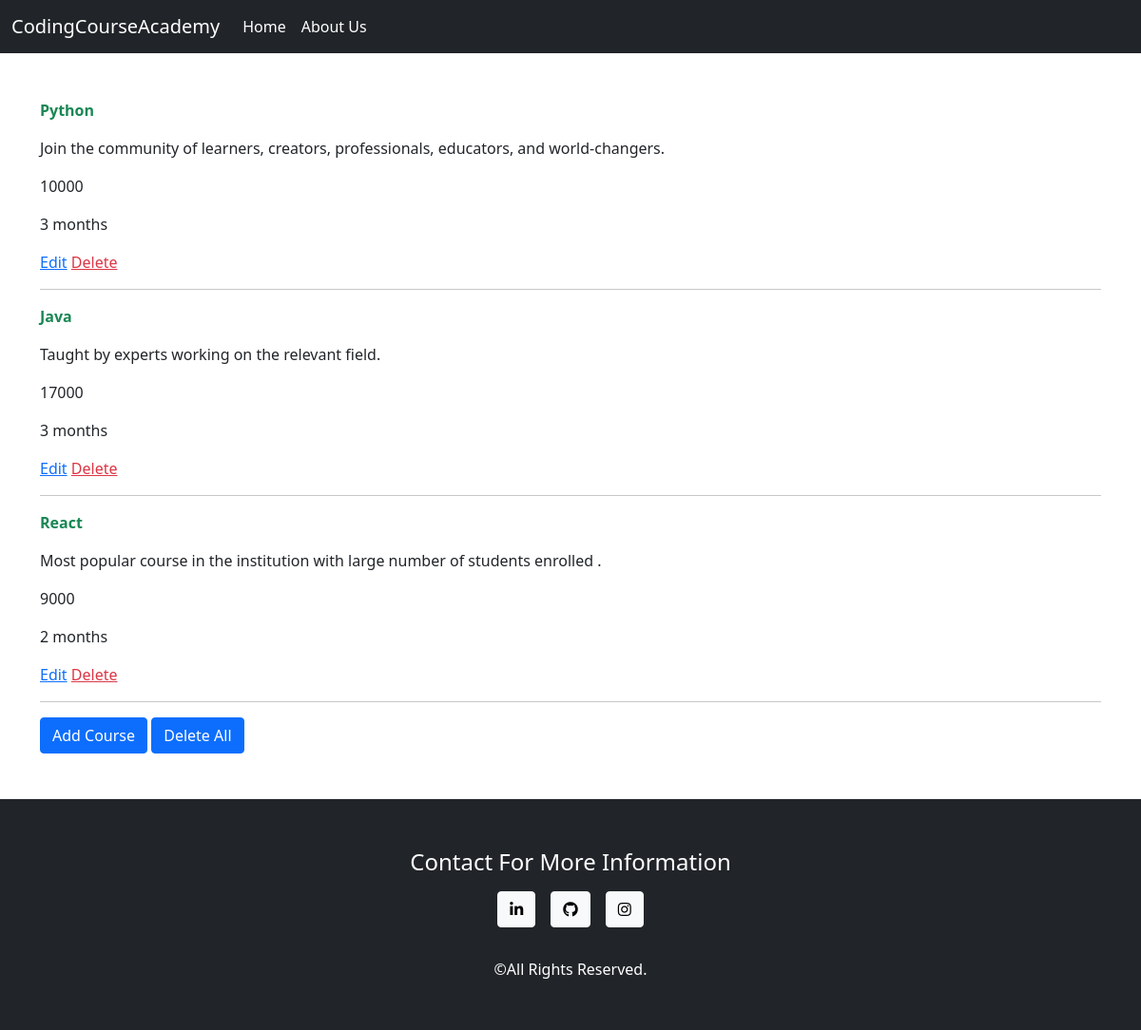
The page / on the database its author committed.
### course_app/models.py (models this page shows, shortened)
class Course(models.Model):
    title=models.CharField(max_length=50)
    description=models.TextField()
    price=models.IntegerField()
    duration=models.CharField(max_length=25)

### course_app/views.py (the view)
# urls.py: 2. Add a URL to urlpatterns:  path('', views.home, name='home')
def home(request):
    courses=Course.objects.all()
    return render(request, 'main_app/home.html',{'courses':courses})

### course_app/templates/main_app/home.html (shortened to what this page needs)
{% extends 'core/base.html' %}
{% block content %}
{% if courses %}
{% for course in courses %}
<div class="container">
<p> <b class="text-success">{{course.title}}</b></p>
<p> {{course.description}}</p>
<p> {{course.price}}</p>
<p> {{course.duration}}</p>
<a href="{%url 'edit' id=course.id %}" >Edit</a>
<a href="{% url 'delete' id=course.id %}" class="text-danger">Delete </a>
<hr>
</div>
{% endfor %}
{% else %}
<h2> No Courses Available </h2>
{% endif %}
<div class="container">
<a href="{% url 'course' %}" class="btn btn-primary">Add Course</a>
{% if courses %}
<a href="{% url 'delete_all' %}" class="btn btn-primary"> Delete All </a>
{% endif %}
</div>
{% endblock content %}

### templates/core/base.html (shortened to what this page needs)
<!doctype html>
<html lang="en">
  <head>
    <link href="https://cdn.jsdelivr.net/npm/bootstrap@5.0.2/dist/css/bootstrap.min.css" rel="stylesheet">
    <link href="https://cdnjs.cloudflare.com/ajax/libs/font-awesome/5.10.0/css/all.min.css" rel="stylesheet">
  </head>
  <body>
    {% include 'core/navbar.html'%}
    {%block content %}
    {%endblock content %}
    {% block footer%}
    <div class="container-fluid bg-dark text-white mt-5 py-1 px-sm-1 px-md-5">
        <div class="container text-center py-5">
            <h4>Contact For More Information </h4>
            <div class="d-flex justify-content-center mb-4">
                <a class="btn btn-light btn-social m-2 " href="https://www.linkedin.com/in/rakshyatimalsena/" target="_blank"><i class="fab fa-linkedin-in"></i></a>
                <a class="btn btn-light btn-social m-2" href="https://github.com/rakshya98" target="_blank"><i class="fab fa-github"></i></a>
                <a class="btn btn-light btn-social m-2" href="https://www.instagram.com/swiftie_rakshya98/" target="_blank"><i class="fab fa-instagram"></i></a>
            </div>
            <p class="m-0">&copy;All Rights Reserved. </a>
            </p>
        </div>
    </div>
    {% endblock footer %}
  </body>
</html>

### templates/core/navbar.html (shortened to what this page needs)
<nav class="navbar navbar-expand-lg navbar-dark bg-dark mb-5">
    <div class="container-fluid">
      <a class="navbar-brand" href={% url 'home'%}>CodingCourseAcademy</a>
      <div class="collapse navbar-collapse" id="navbarSupportedContent">
        <ul class="navbar-nav me-auto mb-2 mb-lg-0">
          <li class="nav-item">
            <a class="nav-link active" aria-current="page" href={% url 'home'%}>Home</a>
          </li>
          <li class="nav-item">
            <a class="nav-link active" href={% url 'about'%}>About Us</a>
          </li>
      </div>
    </div>
  </nav>

### rows shown on the page
Course: title "Python", description "Join the community of learners, creators, professionals, educators, and world-changers.", price "10000", duration "3 months"
Course: title "Java", description "Taught by experts working on the relevant field.", price "17000", duration "3 months"
Course: title "React", description "Most popular course in the institution with large number of students enrolled .", price "9000", duration "2 months"
